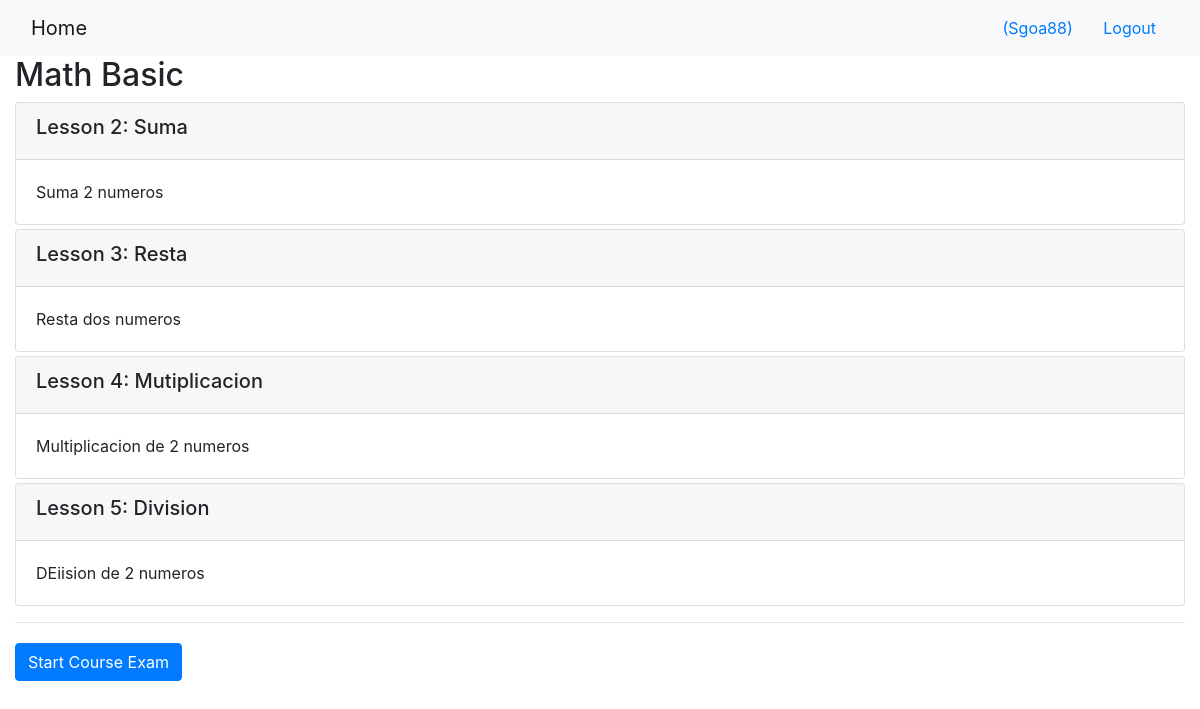
The app's page /onlinecourse/1/ (signed in) with its own data.
### onlinecourse/models.py (models this page shows, shortened)
class Course(models.Model):
    name = models.CharField(null=False, max_length=30, default='online course')
    image = models.ImageField(upload_to='course_images/')
    description = models.CharField(max_length=1000)
    pub_date = models.DateField(null=True)
    instructors = models.ManyToManyField(Instructor)
    users = models.ManyToManyField(settings.AUTH_USER_MODEL, through='Enrollment')
    total_enrollment = models.IntegerField(default=0)
    is_enrolled = False

class Lesson(models.Model):
    title = models.CharField(max_length=200, default="title")
    order = models.IntegerField(default=0)
    course = models.ForeignKey(Course, on_delete=models.CASCADE)
    content = models.TextField()

### onlinecourse/views.py (the view)
# urls.py: path('<int:pk>/', views.CourseDetailView.as_view(), name='course_details'),
class CourseDetailView(generic.DetailView):
    model = Course
    template_name = 'onlinecourse/course_detail_bootstrap.html'

### onlinecourse/templates/onlinecourse/course_detail_bootstrap.html (shortened to what this page needs)
<!DOCTYPE html>
<html lang="en">
<head>
     {% load static %}
    <link rel="stylesheet" href="https://maxcdn.bootstrapcdn.com/bootstrap/4.5.2/css/bootstrap.min.css">
</head>
<body>
    <nav class="navbar navbar-light bg-light">
        <div class="container-fluid">
            <div class="navbar-header">
                  <a class="navbar-brand" href="{% url 'onlinecourse:index' %}">Home</a>
            </div>
            <ul class="nav navbar-nav navbar-right">
                {% if user.is_authenticated %}
                <li>
                    <a class="btn btn-link" href="#">{{ user.first_name }}({{ user.username }})</a>
                    <a class="btn btn-link" href="{% url 'onlinecourse:logout' %}">Logout</a>
                </li>
                {% endif %}
            </ul>
        </div>
    </nav>
    <div class="container-fluid">
        <h2>{{ course.name }}</h2>
        <div class="card-columns-vertical">
            {% for lesson in course.lesson_set.all %}
                <div class="card mt-1">
                    <div class="card-header"><h5>Lesson {{lesson.order|add:1}}: {{lesson.title}}</h5></div>
                    <div class="card-body">{{lesson.content}}</div>
                </div>
            {% endfor %}
        </div>
        {% if user.is_authenticated and course.question_set.count > 0 %}
            <div class="w-100">
                <hr>
                <button class="btn btn-primary mt-1" type="button" data-toggle="collapse" data-target="#exam">
                    Start {{course.title}} Course Exam
                </button>
            </div>
        {% endif %}
    </div>
</body>
</html>

### records on screen
Course: name "Math Basic"
Lesson: order|add "2", title "Suma", content "Suma 2 numeros"
Lesson: order|add "3", title "Resta", content "Resta dos numeros"
Lesson: order|add "4", title "Mutiplicacion", content "Multiplicacion de 2 numeros"
Lesson: order|add "5", title "Division", content "DEiision de 2 numeros"

### other values on screen
{{ user.username }} "Sgoa88"
